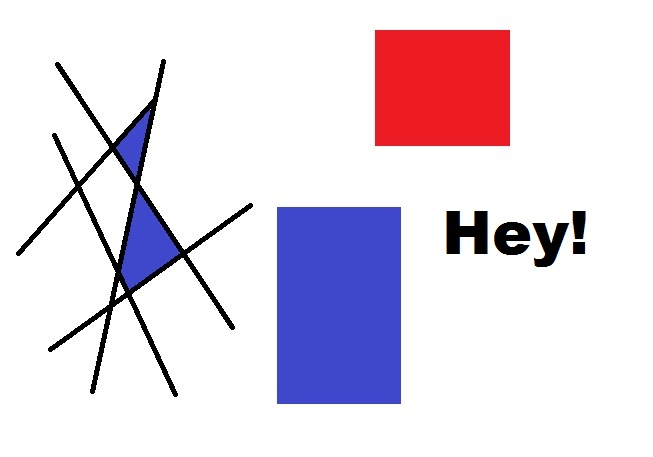
#> input picture OpenCV/opencv-corner-detection-sample.jpg, 653 x 457 px, given in place of the camera
$ python Edge_Detection.py   (older library calls are emulated)
#> lines starting #> are read from the running program, lines starting #| are printed output that depends on the picture; after the words box and inside, x2 and y2 are one past the last pixel; in counts of white or black regions, pixels touching at a corner belong together
# Edge Detection and Gradients

import cv2
import numpy as np

# Get the webcam
cap = cv2.VideoCapture(0)

while True:
    _, frame = cap.read()
#> frame is the input picture: shape (457, 653, 3); mean B, G, R 229.7, 216.9, 227

    # Laplacian Gradient
    laplacian = cv2.Laplacian(frame, cv2.CV_64F)
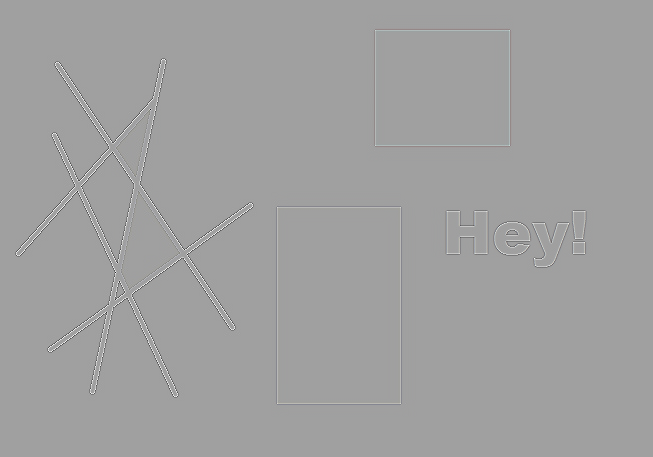
#> laplacian: shape (457, 653, 3) float64; mean B, G, R 0, 0, 0; drawn with min black and max white

    # Sobel Gradient (with directional intensity in x- or y-direction)
    sobelx = cv2.Sobel(frame, cv2.CV_64F, 1, 0, ksize=5)
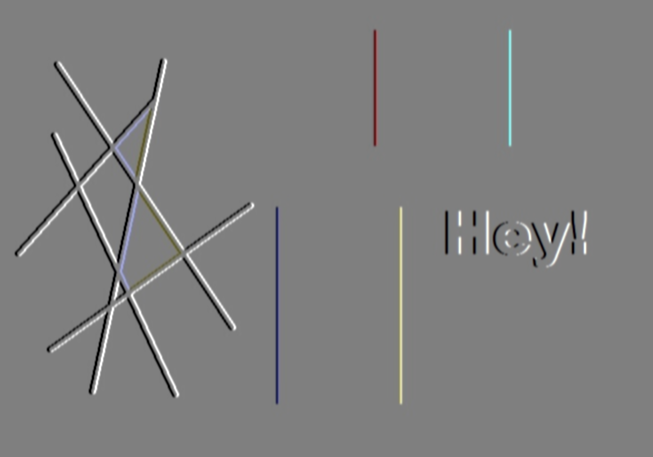
#> sobelx: shape (457, 653, 3) float64; mean B, G, R 0, 0, 0; drawn with min black and max white
    sobely = cv2.Sobel(frame, cv2.CV_64F, 0, 1, ksize=5)
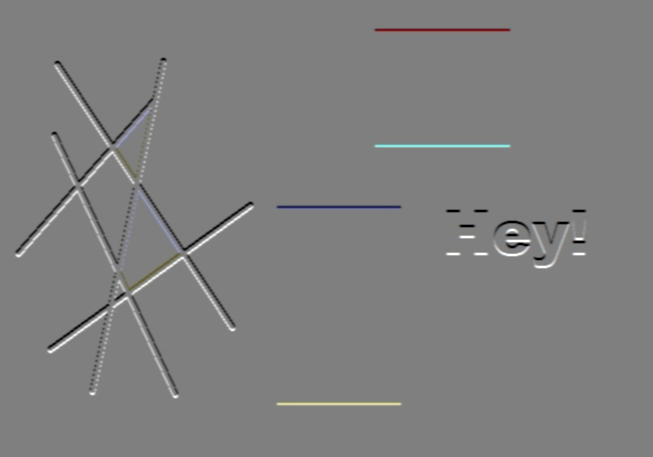
#> sobely: shape (457, 653, 3) float64; mean B, G, R 0, 0, 0; drawn with min black and max white

    # Canny Edge Detection: smaller numbers -> more noise
    edges = cv2.Canny(frame, 100, 100)
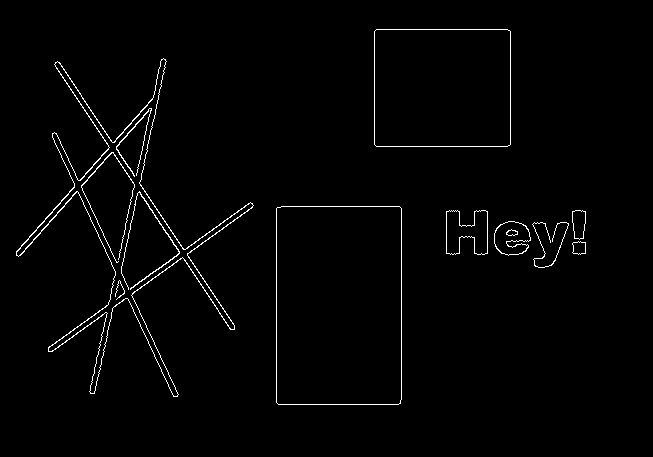
#> edges: shape (457, 653); 1.6% white in thin lines or dots, all inside (x1, y1, x2, y2) = (16, 29, 586, 405)
    edges_2 = cv2.Canny(frame, 10, 10)
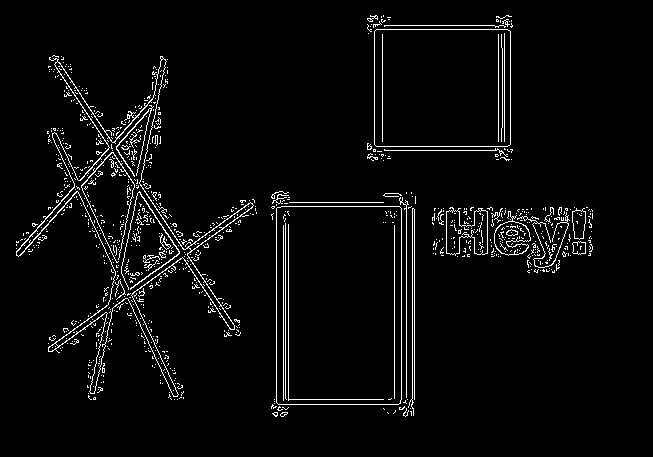
#> edges_2: shape (457, 653); 3.8% white in thin lines or dots, all inside (x1, y1, x2, y2) = (16, 15, 593, 417)

    cv2.imshow('original', frame)
    #cv2.imshow('Laplacian', laplacian)
    #cv2.imshow('sobelx', sobelx)
    #cv2.imshow('sobely', sobely)
    cv2.imshow('Edges', edges)
    #cv2.imshow('Edges_2', edges_2)

    k = cv2.waitKey(5) & 0xFF
#> (key Esc is pressed here)
    if k == 27:
        break

cv2.destroyAllWindows()
cap.release()
